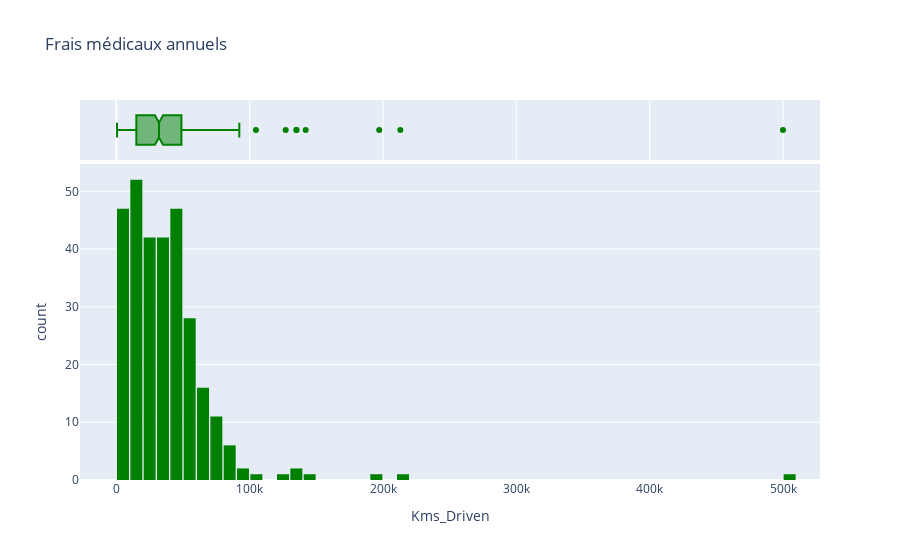

Write notebook code for a chart like this one.
### Markdown cell above
### Kilometers Driven

### Code cell
fig = px.histogram(data, 
                   x='Kms_Driven',
                   marginal='box', 
                   color_discrete_sequence=['green', 'grey'], 
                   title='Frais médicaux annuels')
fig.update_layout(bargap=0.1)
fig.show()

### Figure 1 — Plotly figure (JSON) as saved in the notebook; plotly's stock layout.template omitted (floating-point values rounded to 4 significant figures; data arrays with more than 128 entries replaced by an {"elided": "..."} marker saying what was removed)
{"data": [{"alignmentgroup": "True", "bingroup": "x", "hovertemplate": "Kms_Driven=%{x}<br>count=%{y}<extra></extra>", "legendgroup": "", "marker": {"color": "green", "pattern": {"shape": ""}}, "name": "", "offsetgroup": "", "orientation": "v", "showlegend": false, "type": "histogram", "x": {"elided": "301 int values"}, "xaxis": "x", "yaxis": "y"}, {"alignmentgroup": "True", "hovertemplate": "Kms_Driven=%{x}<extra></extra>", "legendgroup": "", "marker": {"color": "green"}, "name": "", "notched": true, "offsetgroup": "", "showlegend": false, "type": "box", "x": {"elided": "301 int values"}, "xaxis": "x2", "yaxis": "y2"}], "layout": {"bargap": 0.1, "barmode": "relative", "legend": {"tracegroupgap": 0}, "title": {"text": "Frais médicaux annuels"}, "xaxis": {"anchor": "y", "domain": [0, 1], "title": {"text": "Kms_Driven"}}, "xaxis2": {"anchor": "y2", "domain": [0, 1], "matches": "x", "showgrid": true, "showticklabels": false}, "yaxis": {"anchor": "x", "domain": [0, 0.8316], "title": {"text": "count"}}, "yaxis2": {"anchor": "x2", "domain": [0.8416, 1], "matches": "y2", "showgrid": false, "showline": false, "showticklabels": false, "ticks": ""}}}
